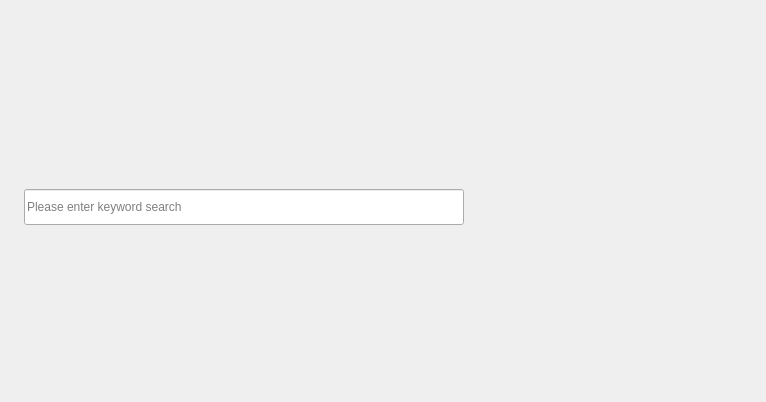
<?xml version="1.0" encoding="UTF-8"?>
<ui version="4.0">
 <class>DeviceList</class>
 <widget class="QWidget" name="DeviceList">
  <property name="geometry">
   <rect>
    <x>0</x>
    <y>0</y>
    <width>766</width>
    <height>402</height>
   </rect>
  </property>
  <property name="windowTitle">
   <string>Form</string>
  </property>
  <property name="styleSheet">
   <string notr="true"/>
  </property>
  <layout class="QVBoxLayout" name="verticalLayout">
   <property name="spacing">
    <number>10</number>
   </property>
   <property name="leftMargin">
    <number>24</number>
   </property>
   <property name="topMargin">
    <number>16</number>
   </property>
   <property name="rightMargin">
    <number>24</number>
   </property>
   <property name="bottomMargin">
    <number>4</number>
   </property>
   <item>
    <layout class="QHBoxLayout" name="horizontalLayout">
     <property name="spacing">
      <number>10</number>
     </property>
     <property name="rightMargin">
      <number>0</number>
     </property>
     <item>
      <widget class="QLabel" name="m_title">
       <property name="text">
        <string/>
       </property>
      </widget>
     </item>
     <item>
      <spacer name="horizontalSpacer">
       <property name="orientation">
        <enum>Qt::Horizontal</enum>
       </property>
       <property name="sizeHint" stdset="0">
        <size>
         <width>40</width>
         <height>20</height>
        </size>
       </property>
      </spacer>
     </item>
     <item>
      <widget class="QLabel" name="m_records">
       <property name="text">
        <string/>
       </property>
      </widget>
     </item>
    </layout>
   </item>
   <item>
    <widget class="QWidget" name="m_control_line" native="true">
     <layout class="QHBoxLayout" name="horizontalLayout_2">
      <property name="spacing">
       <number>10</number>
      </property>
      <property name="leftMargin">
       <number>0</number>
      </property>
      <property name="topMargin">
       <number>0</number>
      </property>
      <property name="rightMargin">
       <number>0</number>
      </property>
      <property name="bottomMargin">
       <number>0</number>
      </property>
      <item>
       <widget class="QLineEdit" name="m_search">
        <property name="minimumSize">
         <size>
          <width>440</width>
          <height>36</height>
         </size>
        </property>
        <property name="maximumSize">
         <size>
          <width>440</width>
          <height>36</height>
         </size>
        </property>
        <property name="placeholderText">
         <string>Please enter keyword search</string>
        </property>
       </widget>
      </item>
      <item>
       <spacer name="horizontalSpacer_2">
        <property name="orientation">
         <enum>Qt::Horizontal</enum>
        </property>
        <property name="sizeHint" stdset="0">
         <size>
          <width>40</width>
          <height>20</height>
         </size>
        </property>
       </spacer>
      </item>
     </layout>
    </widget>
   </item>
   <item>
    <widget class="KS::DM::DeviceListTable" name="m_table" native="true"/>
   </item>
  </layout>
 </widget>
 <customwidgets>
  <customwidget>
   <class>KS::DM::DeviceListTable</class>
   <extends>QWidget</extends>
   <header>src/ui/dm/device-list-table.h</header>
   <container>1</container>
  </customwidget>
 </customwidgets>
 <resources/>
 <connections/>
</ui>
